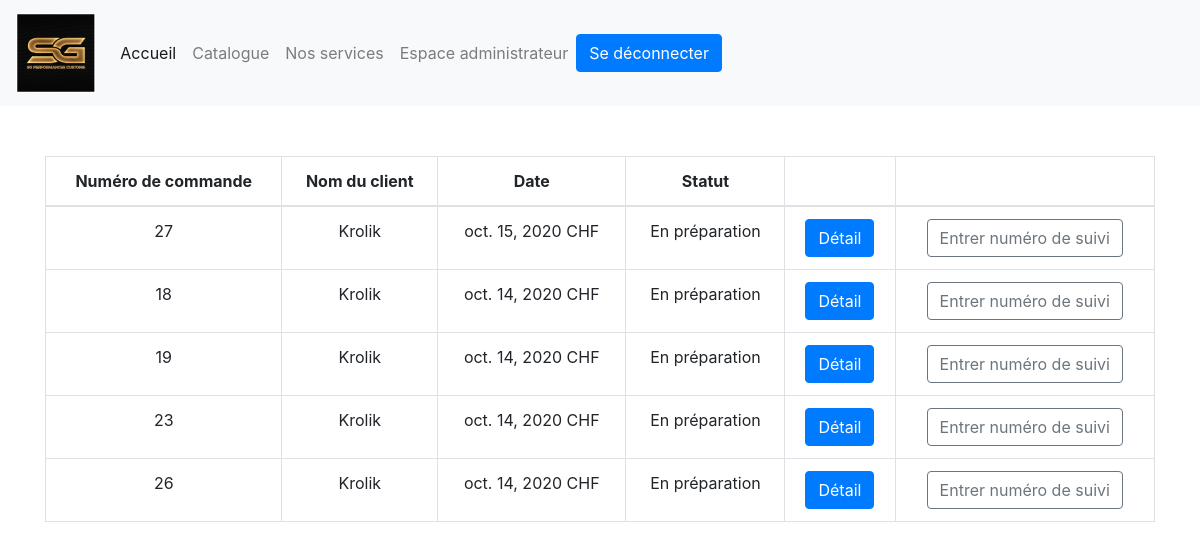
The app's page /compte/listeCommandePrep/ (signed in) with its own data.
### catalogue/models.py (models this page shows, shortened)
class SGPC_COMMANDE(models.Model):
    COM_UTI_ID = models.ForeignKey(SGPC_Utilisateur, on_delete=models.CASCADE)
    COM_DATE = models.DateField(auto_now_add=False)
    COM_STATUT = models.CharField(max_length=50)
    COM_NUMEROSUIVI = models.CharField(max_length=50, blank=True)
    COM_FACTURE_DATE = models.DateField(blank=True, null=True)
    COM_FACTURE_STATUT = models.CharField(max_length=50, blank=True, null=True)
    COM_FRAIS_LIVRAISON = models.DecimalField(max_digits=12,decimal_places=2,  validators=[MinValueValidator(0.01)], blank=True, null=True)
    COM_RES_ID = models.ManyToManyField('service.SGPC_RESERVATION', related_name="est_associe_a",blank=True)
    COM_PRO_ID = models.ManyToManyField(SGPC_PRODUIT, through='SGPC_ASSO_COM_PRO')

### compte/models.py (models this page shows, shortened)
class SGPC_Utilisateur(AbstractBaseUser):
    UTI_EMAIL = models.EmailField(
        verbose_name='email',
        max_length=255,
        unique=True,
    )
    UTI_PRENOM = models.CharField(max_length=30, unique=False)
    UTI_NOM = models.CharField(max_length=30, unique=False)
    UTI_DATENAISSANCE = models.DateField(auto_now_add=False)
    UTI_NUMEROTEL = models.CharField(max_length=20, unique=True)
    UTI_RUE = models.CharField(max_length=60)
    UTI_NUMERORUE = models.PositiveIntegerField(null=False)
    UTI_CODEPOSTALE = models.PositiveIntegerField(null=False)
    UTI_LOCALITE = models.CharField(max_length=30, unique=False)
    UTI_is_deleted = models.BooleanField(default=False)
    UTI_is_active = models.BooleanField(default=True)
    UTI_is_admin = models.BooleanField(default=False)
    objects = MyUserManager()
    USERNAME_FIELD = 'UTI_EMAIL'
    REQUIRED_FIELDS = ['UTI_PRENOM','UTI_NOM','UTI_DATENAISSANCE','UTI_RUE','UTI_NUMERORUE','UTI_CODEPOSTALE','UTI_LOCALITE',]

### compte/views.py (the view)
# urls.py: url(r'listeCommandePrep/', views.listeCommandePrep, name="listeCommandePrep"),
@login_required(login_url="/login/")#inspirer de https://www.youtube.com/watch?v=eBsc65jTKvw
def listeCommandePrep(request):
    commandesEnPrepAll = SGPC_COMMANDE.objects.filter(COM_STATUT='En préparation').order_by('-COM_DATE') # Récupération de tous les commandes en préparation trier par date
    context ={
        'commandesEnPrepAll': commandesEnPrepAll,
    }
    return render(request,'compte/listeCommandePrep.html',context)

### compte/templates/compte/listeCommandePrep.html (shortened to what this page needs)
<!DOCTYPE html>
<html lang="en">
<head>
    {% load static %}
    {% load bootstrap4 %}
    {% bootstrap_css %}
</head>
<body>
{% include 'nav.html' %}
    <div class="container">
        <div class="table-responsive-md" style="text-align: center;margin-top: 50px">
           <table class="table table-bordered">
              <thead>
                <tr>
                  <th scope="col">Numéro de commande</th>
                  <th scope="col">Nom du client</th>
                    <th scope="col">Date</th>
                    <th scope="col">Statut</th>
                    <th scope="col"></th>
                    <th scope="col"></th>
                </tr>
              </thead>
              <tbody>
              {% for comPrep in commandesEnPrepAll %}
                <tr>
                  <td>{{comPrep.id }}</td>
                  <td>{{comPrep.COM_UTI_ID.UTI_NOM}}</td>
                  <td>{{comPrep.COM_DATE}} CHF</td>
                  <td>{{comPrep.COM_STATUT}}</td>
                  <td><a href="{% url 'detail_commande' comPrep.id %}"><button class="btn btn-primary">Détail</button> </a> </td>
                  <td><a href="{% url 'numeroSuivi' comPrep.id %}"><button class="btn btn-outline-secondary">Entrer numéro de suivi</button></a></td>
              {% endfor %}
              </tbody>
            </table>
        </div>
    </div>
</body>
</html>

### records on screen
SGPC_COMMANDE: id "27", COM_UTI_ID.UTI_NOM "Krolik", COM_DATE "oct. 15, 2020", COM_STATUT "En préparation"
SGPC_COMMANDE: id "18", COM_UTI_ID.UTI_NOM "Krolik", COM_DATE "oct. 14, 2020", COM_STATUT "En préparation"
SGPC_COMMANDE: id "19", COM_UTI_ID.UTI_NOM "Krolik", COM_DATE "oct. 14, 2020", COM_STATUT "En préparation"
SGPC_COMMANDE: id "23", COM_UTI_ID.UTI_NOM "Krolik", COM_DATE "oct. 14, 2020", COM_STATUT "En préparation"
SGPC_COMMANDE: id "26", COM_UTI_ID.UTI_NOM "Krolik", COM_DATE "oct. 14, 2020", COM_STATUT "En préparation"
